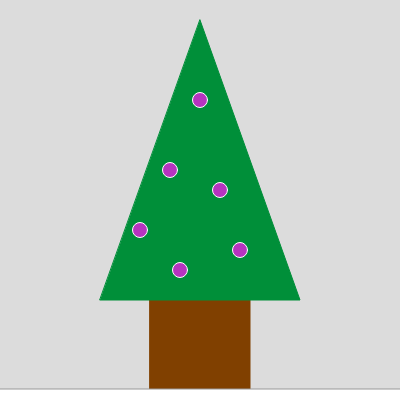
Frame 1 (no input)
Frame 60 (no input): identical to frame 1, image omitted
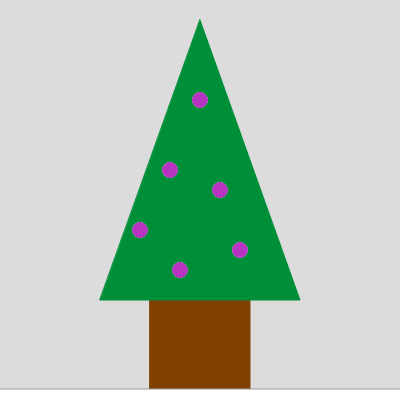
Frame 120 (the mouse pressed at the canvas centre since frame 60)

The p5.js sketch that drew these frames (run headless with seeded random() and noise() and a simulated clock; from frame 60 on, the mouse is pressed at the canvas centre):

// p5.js sketch
// ── sketch.js
var r = [];
var g = [];
var b = [];
var r1 = [];
var g1 = [];
var b1 = [];
var circulos = [];

function setup() {
  createCanvas(400, 400);
  r = floor(random(0, 255));
  g = floor(random(0, 255))
  b = floor(random(0, 255))
  r1 = floor(random(0, 255));
  g1 = floor(random(0, 255))
  b1 = floor(random(0, 255))
}

function draw() {
  background(220);
  fill(128, 64, 0);
  stroke(128, 64, 0);
  square(150, 300, 100);

  fill(0, 143, 57);
  stroke(0, 143, 57);
  triangle(100, 300, 300, 300, 200, 20);

  stroke(255);
  fill(255);

  fill(r, g, b)
  circle(240, 250, 15)
  circle(200, 100, 15)
  circle(170, 170, 15)
  circle(220, 190, 15)
  circle(180, 270, 15)
  circle(140, 230, 15)

  if (mouseIsPressed) {
    stroke(r, g, b);
    circle(240, 250, 15)
    circle(200, 100, 15)
    circle(170, 170, 15)
    circle(220, 190, 15)
    circle(180, 270, 15)
    circle(140, 230, 15)
  }

  fill(255);
  stroke(150);
  square(-1, 389, 402);

}
